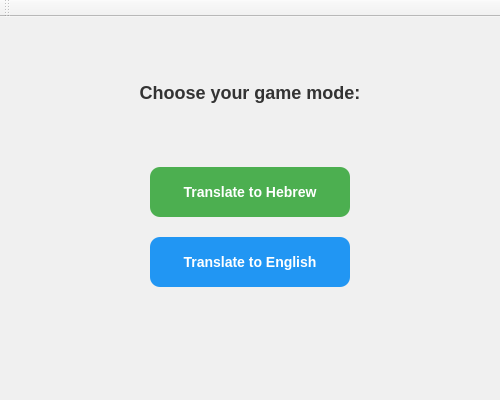
<ui version="4.0">
	<class>MainWindow</class>
	<widget class="QMainWindow" name="MainWindow">
		<property name="geometry">
			<rect>
				<x>0</x>
				<y>0</y>
				<width>500</width>
				<height>400</height>
			</rect>
		</property>
		<property name="windowTitle">
			<string>English Learning App</string>
		</property>
		<property name="styleSheet">
			<string>
				background-color: #F0F0F0;
				font-family: 'Segoe UI', sans-serif;
			</string>
		</property>
		<widget class="QWidget" name="centralwidget">
			<widget class="QLabel" name="labelTitle">
				<property name="geometry">
					<rect>
						<x>50</x>
						<y>50</y>
						<width>400</width>
						<height>50</height>
					</rect>
				</property>
				<property name="styleSheet">
					<string>
						font-size: 18px;
						font-weight: bold;
						color: #333333;
					</string>
				</property>
				<property name="text">
					<string>Choose your game mode:</string>
				</property>
				<property name="alignment">
					<set>Qt::AlignmentFlag::AlignCenter</set>
				</property>
			</widget>
			<widget class="QPushButton" name="btnHebrewMode">
				<property name="geometry">
					<rect>
						<x>150</x>
						<y>150</y>
						<width>200</width>
						<height>50</height>
					</rect>
				</property>
				<property name="styleSheet">
					<string>
						font-size: 14px;
						font-weight: bold;
						background-color: #4CAF50;
						color: white;
						border-radius: 10px;
						padding: 10px;
					</string>
				</property>
				<property name="text">
					<string>Translate to Hebrew</string>
				</property>
			</widget>
			<widget class="QPushButton" name="btnEnglishMode">
				<property name="geometry">
					<rect>
						<x>150</x>
						<y>220</y>
						<width>200</width>
						<height>50</height>
					</rect>
				</property>
				<property name="styleSheet">
					<string>
						font-size: 14px;
						font-weight: bold;
						background-color: #2196F3;
						color: white;
						border-radius: 10px;
						padding: 10px;
					</string>
				</property>
				<property name="text">
					<string>Translate to English</string>
				</property>
			</widget>
		</widget>
		<widget class="QToolBar" name="toolBar">
			<property name="windowTitle">
				<string>toolBar</string>
			</property>
		</widget>
	</widget>
</ui>
